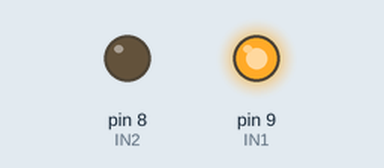
This sketch was run on a simulated Arduino Uno, built with avr-gcc and run on an emulated ATmega328P. On the bench: output pins drawn as LEDs (lit = HIGH).

Above: at 0.1 s.
Timing chart, 0 to 1.6 s (numbered marks = the images above):
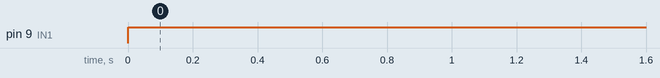

The sketch:

moteur_arduino.ino
```cpp
int IN1=9;
int IN2=8;

void setup() {
  // put your setup code here, to run once:
pinMode(IN1,OUTPUT);
pinMode(IN2,OUTPUT);

}

void loop() {
  // put your main code here, to run repeatedly:
   digitalWrite(IN1,HIGH);
   digitalWrite(IN2,LOW);

}
```

Measured:
- by itself, pin 9 (IN1): LOW → HIGH at 0.00 s
